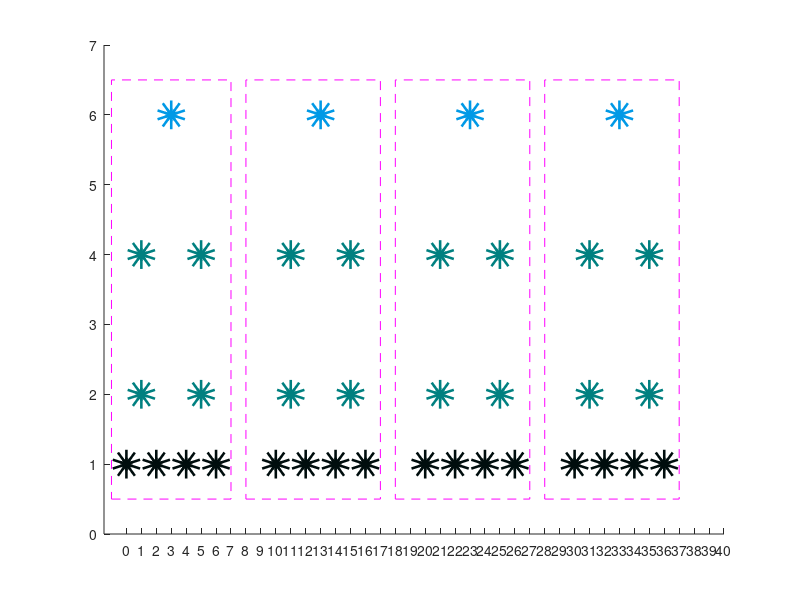

MATLAB code to generate this figure: (Note: this script raises an error after producing the figure.)
clc,clear, close all

servX=[0:2:6 , 10:2:16 , 20:2:26 , 30:2:36] ;
servY=ones(1,16);
scatter(servX,servY, 'MarkerEdgeColor',[0 .05 .05],  'MarkerFaceColor',[0 .07 .07], 'LineWidth',15)
hold on
edgeX=[1:4:6 , 11:4:16 , 21:4:26 , 31:4:36];
edgeY=2*ones(1,8);

scatter(edgeX,edgeY, 'MarkerEdgeColor',[0 .5 .5],  'MarkerFaceColor',[0 .7 .7], 'LineWidth',15)
hold on
aggX = edgeX;
aggY=4*ones(1,8);
scatter(aggX,aggY, 'MarkerEdgeColor',[0 .5 .5],  'MarkerFaceColor',[0 .7 .7], 'LineWidth',15)
hold on

coreX=[3 ,13, 23, 33];
coreY=6*ones(1,4);

set(gca,'XTick',(0:1:40))
scatter(coreX,coreY, 'MarkerEdgeColor',[0 .6 .9],  'MarkerFaceColor',[0 .2 .5], 'LineWidth',15)

axis([-1.5 40 0 7])
 

% box
x1=-1; x2=7;
y1=0.5; y2=6.5;
x = [x1, x2, x2, x1, x1]; y = [y1, y1, y2, y2, y1];
plot(x, y, 'm--', 'LineWidth', 0.3);
hold on;
 
x1=8; x2=17;
x = [x1, x2, x2, x1, x1]; 
plot(x, y, 'm--', 'LineWidth', 0.3);
hold on;

x1=18; x2=27;
x = [x1, x2, x2, x1, x1]; 
plot(x, y, 'm--', 'LineWidth', 0.3);
hold on;

x1=28; x2=37;
x = [x1, x2, x2, x1, x1]; 
plot(x, y, 'm--', 'LineWidth', 0.3);
hold on;




%%
A=[ 0, 0, 0; 0, 0, 1 ; 0, 1, 0; 0, 1, 1; 1, 0, 0 ;  1, 0, 1; 1, 1, 0; 1, 1, 1; 2, 0, 0; 2, 0, 1 ; 2, 1, 0 ; 2, 1, 1 ; 3, 0, 0 ; 3, 0, 1 ; 3, 1, 0 ; 3, 1, 1 ];
nodes = cell(36, 2);

for i=1:16
    server =['FatTree.Pod[' , num2str(A(i,1)) , '].racks[' , num2str(A(i,2)), '].servers[' , num2str(A(i,3)) ,']' ] ;
    nodes{i,1}= server;
   nodes{i,2}= [servX(i), servY(i)];
end

j=1;
for i=1:8
    edge =['FatTree.Pod[' , num2str(A(j,1)) , '].racks[' , num2str(A(j,2)), '].edgeSwitch'] ;
    nodes{i+16,1} = edge;
    nodes{i+16,2}= [edgeX(i), edgeY(i)];
    j=j+2;
end

j=1;
for i=1:8
    agg =['FatTree.Pod[' , num2str(A(j,1)) , '].aggRouters[' , num2str(A(j,2)), ']'] ;
    nodes{i+24,1} = agg;
    nodes{i+24,2}= [aggX(i), aggY(i)];
    j=j+2;
end

j=1;
for i=1:4
    core =['FatTree.CoreRouter[' , num2str(A(j,1)), ']'] ;
    nodes{i+32,1} = core;
    nodes{i+32,2}= [coreX(i), coreY(i)];
%      text(coreX(i)-0.5,coreY(i)+0.4, sprintf( nodes{i+32,1}),'FontSize',11 )
    j=j+4;
end


data = read_mixed_csv('multicastingRoute.csv',',')
data'

tabel= zeros(length(data)-1,2);
for k=1:length(data)
    for i=1:36
        tf = strcmp(data{k},nodes{i,1});
        if tf == 1
            nodes{i,1};
            tabel(k,:)= nodes{i,2}
            break;
        end
    end
end

 
counter =0;
sender = 0;
for i=1:length(tabel)
    if  (tabel(i,1) ==0) && (tabel(i,2) ==0 )
        tabel(i,:)
        counter = 0; 
    end
    if counter~=0
       p2= tabel(i,:);
       dp= p2-p1;
       hold on
       if sender == 0
           arrow(p1,p2,'Length' ,11 , 'EdgeColor','r','FaceColor','b' ,'Width',3)
           sender =10;
       end
       
       if sender~=0
        arrow(p1,p2,'Length' ,11 , 'EdgeColor','b','FaceColor','r')
       end
%       text(p2(1),p2(2), sprintf(data{1,i}),'FontSize',5 )
    end
    if counter == 0
        if  (tabel(i,1)~=0) || (tabel(i,2)~=0) 
            p1 = tabel(i,:);
            
            counter = counter+1;
        end
    end
end


% 
   ax = gca
   ax.Visible = 'off'